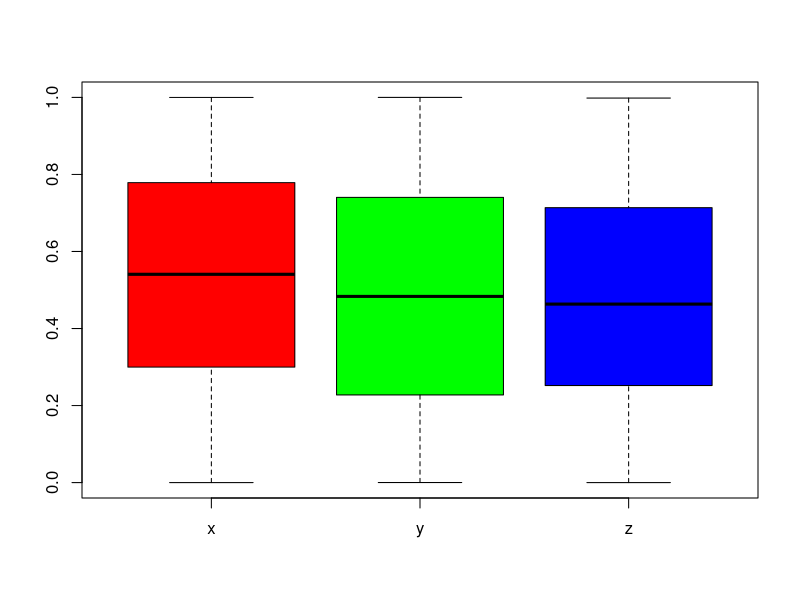
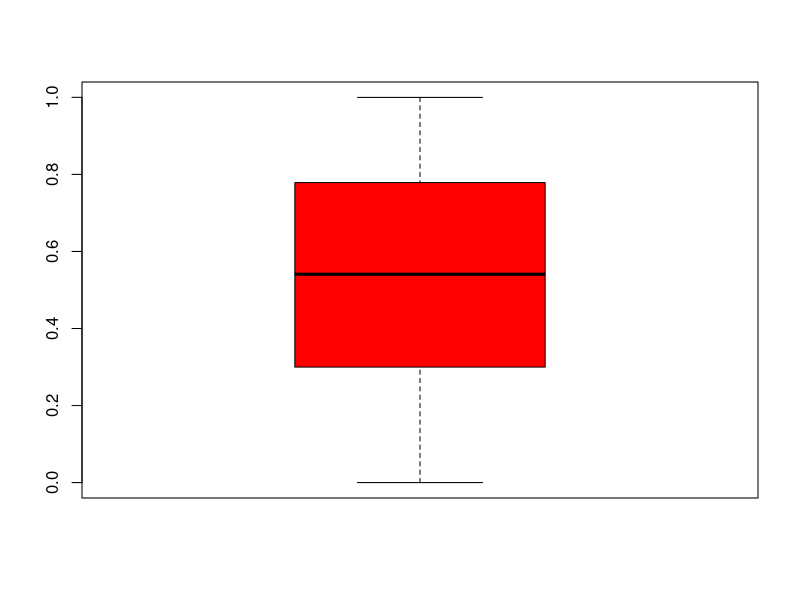
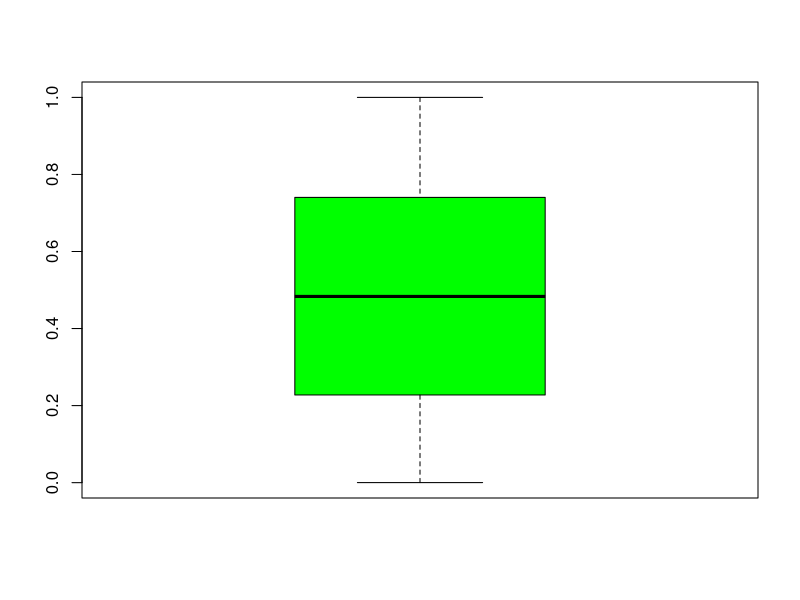
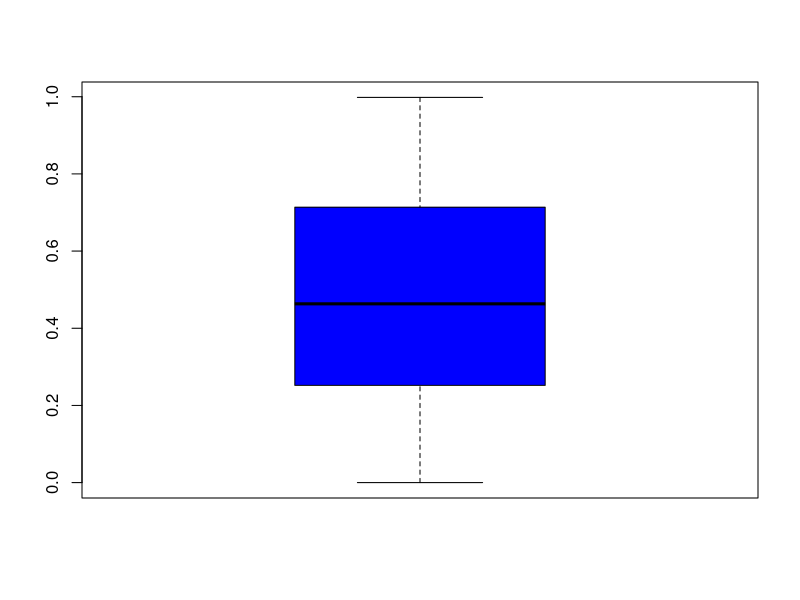

Reproduce these figures in R, in order.
vec <- randu

#Statistica descriptiva pentru intreg setul de date
randuMean <- lapply(vec,mean)
variance <- var(vec)
dataSummary <-summary(vec)
boxplot(randu,col = c("red","green","blue"))

#Extragem fiecare coloana din setul de date 
vecx <- vec[,1]
vecy <- vec[,2]
vecz <- vec[,3]

#Pentru variabila x:
meanX <- mean(vecx)
varX <- var(vecx)
qx <- quantile(vecx)
bplotX <- boxplot(vecx,col="red")

#Pentru variabila y:
meanY <- mean(vecy)
varY <- var(vecy)
qy <- quantile(vecy)
bplotY <- boxplot(vecy,col="green")

#Pentru variabila z:
meanZ <- mean(vecz)
varZ <- var(vecz)
qz <- quantile(vecz)
bplotZ <- boxplot(vecz,col="blue")



